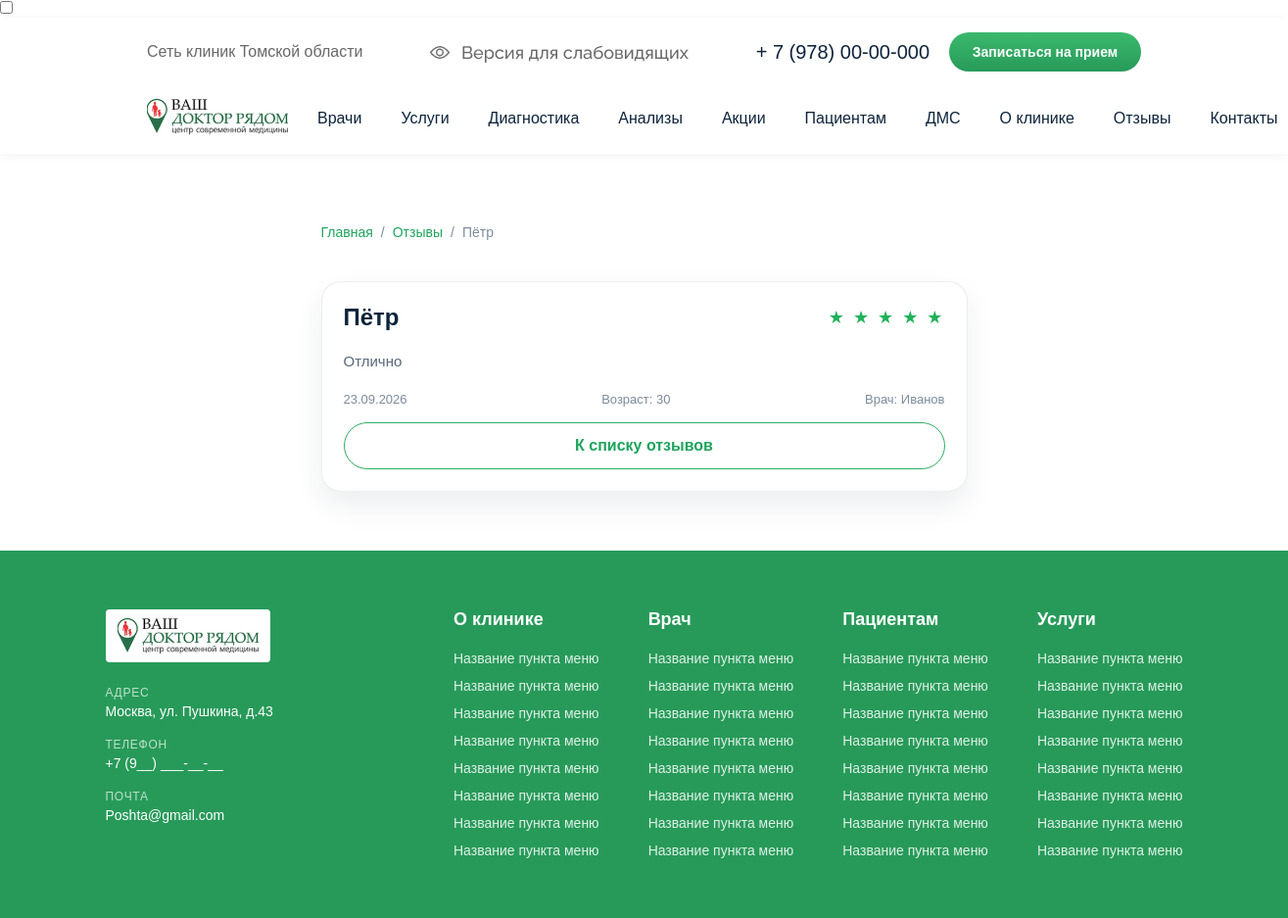
Screenshot of /reviews/12/ with the database file from the repository.
### clinic/models.py (models this page shows, shortened)
class Review(models.Model):
    full_name = models.CharField(max_length=150)
    age = models.PositiveIntegerField()
    doctor = models.CharField(max_length=150)
    text = models.TextField()
    rating = models.PositiveSmallIntegerField(default=5)
    created_at = models.DateField(auto_now_add=True)
    class Meta:
        verbose_name = 'Отзыв'
        verbose_name_plural = 'Отзывы'
        ordering = ['-created_at']

### clinic/views.py (the view)
# urls.py: path('reviews/<int:pk>/', ReviewDetailView.as_view(), name='review_detail'),
class ReviewDetailView(DetailView):
    model = Review
    template_name = 'review_detail.html'
    context_object_name = 'review'

### templates/review_detail.html (shortened to what this page needs)
{% extends "base.html" %}
{% block content %}
<section class="reviews">
  <div class="container" style="max-width: 700px; margin-top: 24px;">
    <nav class="breadcrumbs">
      <a href="{% url 'home' %}">Главная</a>
      <span>/</span>
      <a href="{% url 'reviews' %}">Отзывы</a>
      <span>/</span>
      <span>{{ review.full_name }}</span>
    </nav>
    <div class="review-card" style="margin-top: 24px;">
      <div class="review-header">
        <h1>{{ review.full_name }}</h1>
        <div class="stars">
          {% for i in "12345" %}
            {% if forloop.counter <= review.rating %}★{% else %}☆{% endif %}
          {% endfor %}
        </div>
      </div>
      <p class="review-text">{{ review.text }}</p>
      <div class="review-footer">
        <span>{{ review.created_at|date:"d.m.Y" }}</span>
        <span>Возраст: {{ review.age }}</span>
        <span>Врач: {{ review.doctor }}</span>
      </div>
      <p style="margin-top: 16px;">
        <a href="{% url 'reviews' %}" class="btn-outline">К списку отзывов</a>
      </p>
    </div>
  </div>
</section>
{% endblock %}

### rows the page displays
Review: full_name "Пётр", rating 5 (drawn), text "Отлично", created_at "23.09.2026", age "30", doctor "Иванов"
